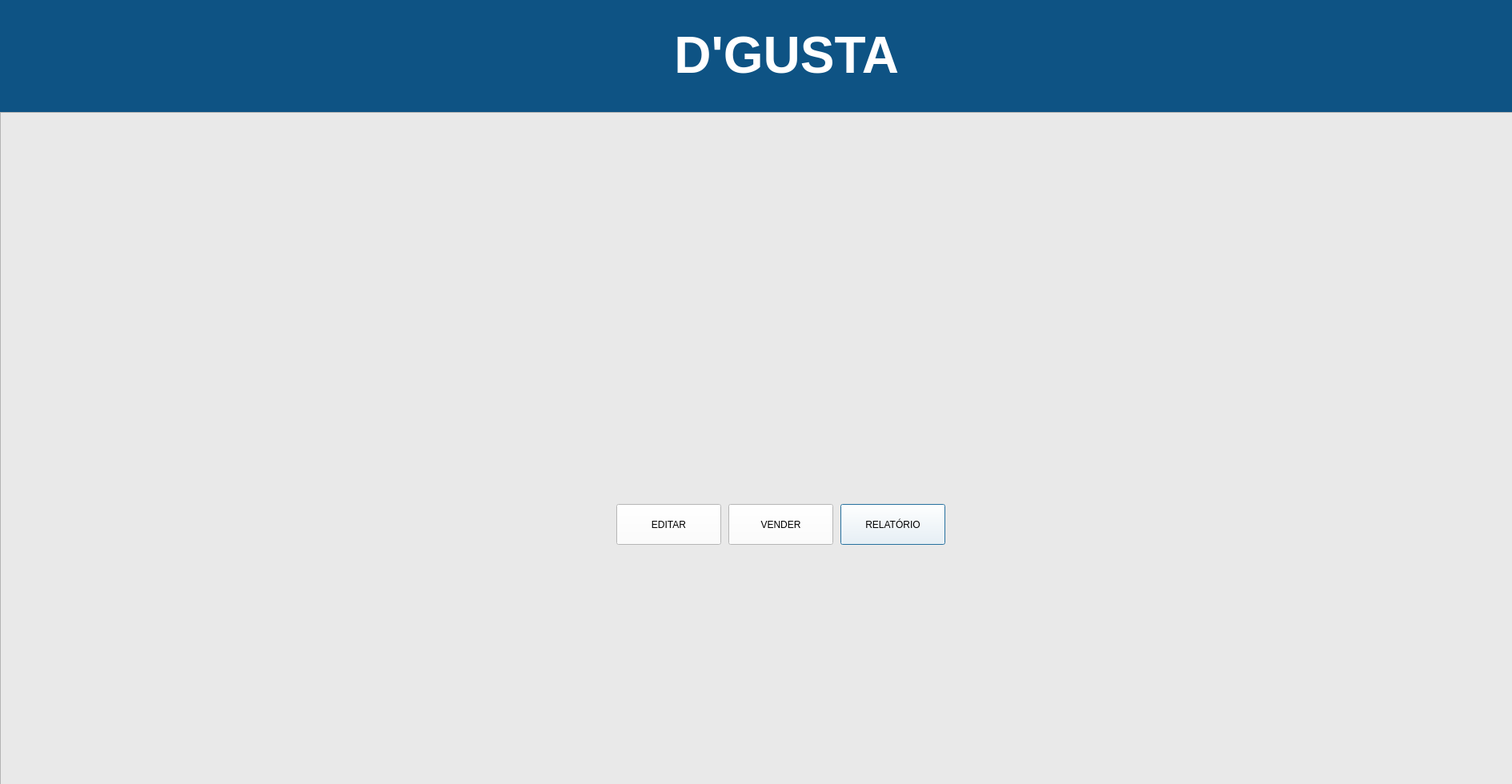
<?xml version="1.0" encoding="UTF-8"?>
<ui version="4.0">
 <class>Dialog</class>
 <widget class="QDialog" name="Dialog">
  <property name="geometry">
   <rect>
    <x>0</x>
    <y>0</y>
    <width>1889</width>
    <height>980</height>
   </rect>
  </property>
  <property name="windowTitle">
   <string>Dialog</string>
  </property>
  <property name="whatsThis">
   <string>&lt;html&gt;&lt;head/&gt;&lt;body&gt;&lt;p&gt;&lt;img src=&quot;:/IMG/delete_399290.png&quot;/&gt;&lt;/p&gt;&lt;/body&gt;&lt;/html&gt;</string>
  </property>
  <widget class="QLabel" name="label">
   <property name="geometry">
    <rect>
     <x>0</x>
     <y>0</y>
     <width>1981</width>
     <height>141</height>
    </rect>
   </property>
   <property name="styleSheet">
    <string notr="true">
    background-color: rgb(14, 83, 132);
    border-color: rgb(0, 0, 0);
    </string>
   </property>
   <property name="text">
    <string>&lt;html&gt;&lt;head/&gt;&lt;body&gt;&lt;p align=&quot;center&quot;&gt;&lt;span style=&quot; font-size:48pt; font-weight:600; color:#ffffff;&quot;&gt; D'GUSTA &lt;/span&gt;&lt;/p&gt;&lt;/body&gt;&lt;/html&gt;</string>
   </property>
  </widget>
  <widget class="QFrame" name="frame_2">
   <property name="geometry">
    <rect>
     <x>0</x>
     <y>140</y>
     <width>1921</width>
     <height>931</height>
    </rect>
   </property>
   <property name="styleSheet">
    <string notr="true">background-color: rgb(233, 233, 233);</string>
   </property>
   <property name="frameShape">
    <enum>QFrame::StyledPanel</enum>
   </property>
   <property name="frameShadow">
    <enum>QFrame::Raised</enum>
   </property>
   <widget class="QLabel" name="label_5">
    <property name="geometry">
     <rect>
      <x>1060</x>
      <y>400</y>
      <width>91</width>
      <height>81</height>
     </rect>
    </property>
    <property name="styleSheet">
     <string notr="true">
image: url(:/IMG/report.png);</string>
    </property>
    <property name="text">
     <string/>
    </property>
   </widget>
   <widget class="QLabel" name="label_6">
    <property name="geometry">
     <rect>
      <x>800</x>
      <y>410</y>
      <width>81</width>
      <height>81</height>
     </rect>
    </property>
    <property name="styleSheet">
     <string notr="true">image: url(:/IMG/user.png);</string>
    </property>
    <property name="text">
     <string/>
    </property>
   </widget>
   <widget class="QPushButton" name="pushButton_4">
    <property name="geometry">
     <rect>
      <x>1050</x>
      <y>490</y>
      <width>131</width>
      <height>51</height>
     </rect>
    </property>
    <property name="styleSheet">
     <string notr="true">background-color: rgb(255, 255, 255);</string>
    </property>
    <property name="text">
     <string>RELATÓRIO</string>
    </property>
   </widget>
   <widget class="QPushButton" name="pushButton_5">
    <property name="geometry">
     <rect>
      <x>910</x>
      <y>490</y>
      <width>131</width>
      <height>51</height>
     </rect>
    </property>
    <property name="styleSheet">
     <string notr="true">background-color: rgb(255, 255, 255);</string>
    </property>
    <property name="text">
     <string>VENDER</string>
    </property>
   </widget>
   <widget class="QPushButton" name="pushButton_6">
    <property name="geometry">
     <rect>
      <x>770</x>
      <y>490</y>
      <width>131</width>
      <height>51</height>
     </rect>
    </property>
    <property name="whatsThis">
     <string>&lt;html&gt;&lt;head/&gt;&lt;body&gt;&lt;p&gt;&lt;img src=&quot;:/IMG/delete_399290.png&quot;/&gt;&lt;/p&gt;&lt;/body&gt;&lt;/html&gt;</string>
    </property>
    <property name="styleSheet">
     <string notr="true">background-color: rgb(255, 255, 255);</string>
    </property>
    <property name="text">
     <string>EDITAR</string>
    </property>
   </widget>
   <widget class="QLabel" name="label_7">
    <property name="geometry">
     <rect>
      <x>930</x>
      <y>400</y>
      <width>81</width>
      <height>81</height>
     </rect>
    </property>
    <property name="styleSheet">
     <string notr="true">image: url(:/IMG/fast-food.png);</string>
    </property>
    <property name="text">
     <string/>
    </property>
   </widget>
  </widget>
 </widget>
 <resources>
  <include location="PROJETOS1/IMG.qrc"/>
 </resources>
 <connections/>
</ui>
